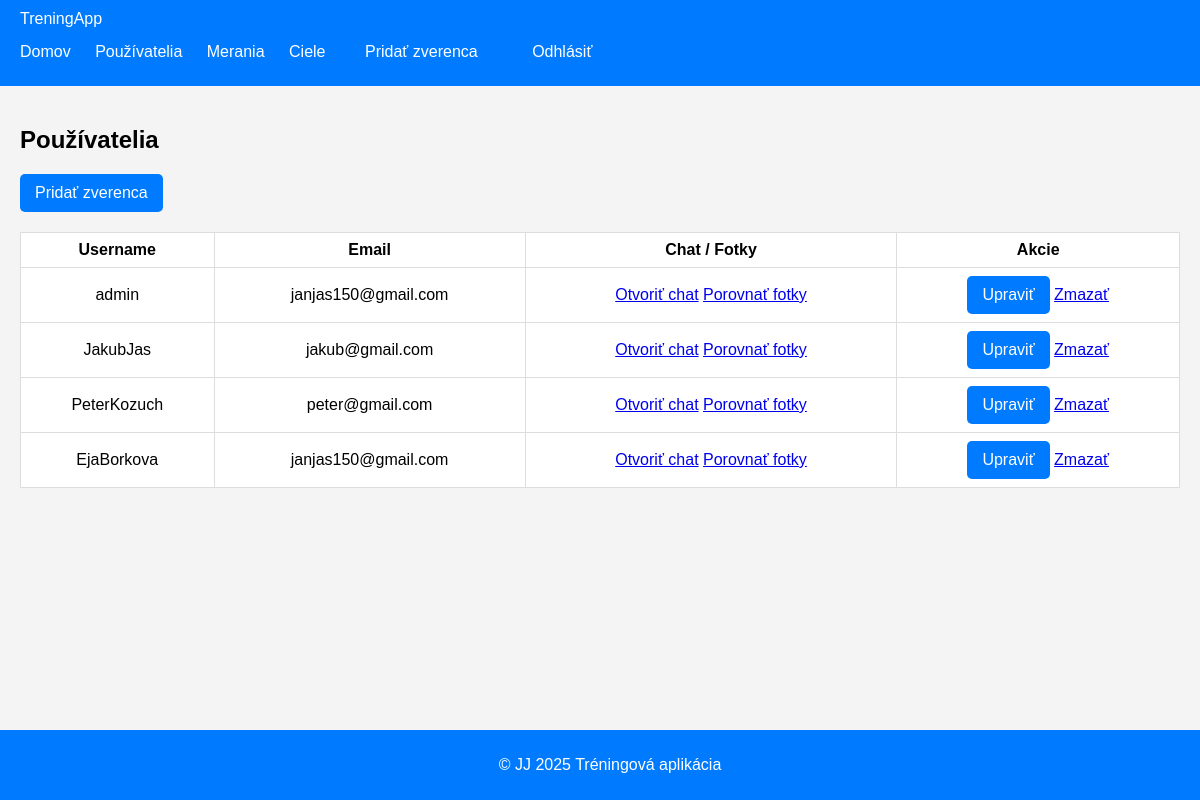
Page /users/ (signed in) on the committed database.
### core/models.py (models this page shows, shortened)
class CustomUser(AbstractUser):
    ROLE_CHOICES = (
        ('trainer', 'Trainer'),
        ('trainee', 'Trainee'),
    )
    role = models.CharField(max_length=10, choices=ROLE_CHOICES, default='trainee')
    head_trainer = models.ForeignKey(
        'self',
        on_delete=models.SET_NULL,
        null=True,
        blank=True,
        related_name='trainees'
    )
    helpers = models.ManyToManyField(
        'self',
        blank=True,
        symmetrical=False,
        related_name='main_trainer'
    )

### core/views.py (the view)
# urls.py: path('users/', views.user_list_view, name='user_list'),
@login_required
def user_list_view(request):
    user = request.user
    users = CustomUser.objects.none()
    if user.role == 'trainer':
        users = CustomUser.objects.filter(
            Q(head_trainer=user) | Q(main_trainer=user)
        ).distinct()
    elif user.role == 'trainee':
        users = user.get_assigned_trainers()
    return render(request, 'core/user_list.html', {'users': users})

### core/templates/core/user_list.html (shortened to what this page needs)
{% extends 'base.html' %}
{% block content %}
<h2>Používatelia</h2>
{% if user.role == 'trainer' %}
  <a href="{% url 'add_trainee' %}" class="btn-blue">Pridať zverenca</a>
{% endif %}
<table>
  <thead>
    <tr>
      <th>Username</th>
      <th>Email</th>
      <th>Chat / Fotky</th>
      {% if user.role == 'trainer' %}
        <th>Akcie</th>
      {% endif %}
    </tr>
  </thead>
  <tbody>
    {% for u in users %}
      <tr>
        <td>{{ u.username }}</td>
        <td>{{ u.email }}</td>
        <td>
          <a href="{% url 'chat' u.id %}" class="btn-green">Otvoriť chat</a>
          <a href="{% url 'compare_photos' u.id %}" class="btn-green">Porovnať fotky</a>
        </td>
        {% if user.role == 'trainer' %}
          <td>
            <a href="{% url 'edit_trainee' u.id %}" class="btn-blue">Upraviť</a>
            <a href="{% url 'delete_trainee' u.id %}" class="btn-red">Zmazať</a>
          </td>
        {% endif %}
      </tr>
    {% empty %}
      <tr>
        <td colspan="4">Žiadni používatelia</td>
      </tr>
    {% endfor %}
  </tbody>
</table>
{% endblock %}

### core/static/core/style.css (style rules this page uses)
body { font-family: Arial, sans-serif; margin: 0; padding: 0; background: #f4f4f4; }
.btn-blue { background-color: #007BFF; color: white; border: none; padding: 10px 15px; border-radius: 5px; cursor: pointer; text-decoration: none; display: inline-block; transition: background-color 0.3s ease; }
table { width: 100%; border-collapse: collapse; background: white; margin-top: 20px; }
table th, table td { border: 1px solid #ddd; padding: 8px; text-align: center; }

### rows in the picture
CustomUser: username "admin", email "janjas150@gmail.com"
CustomUser: username "JakubJas", email "jakub@gmail.com"
CustomUser: username "PeterKozuch", email "peter@gmail.com"
CustomUser: username "EjaBorkova", email "janjas150@gmail.com"
